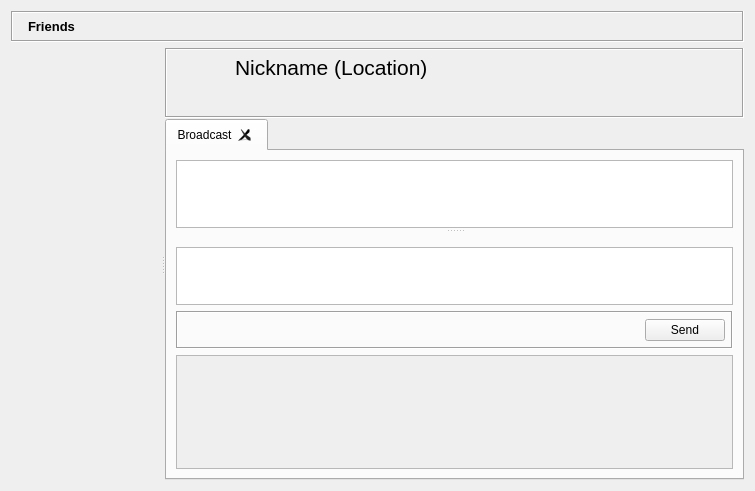
<?xml version="1.0" encoding="UTF-8"?>
<ui version="4.0">
 <class>FriendsDialog</class>
 <widget class="QWidget" name="FriendsDialog">
  <property name="geometry">
   <rect>
    <x>0</x>
    <y>0</y>
    <width>755</width>
    <height>491</height>
   </rect>
  </property>
  <layout class="QVBoxLayout" name="verticalLayout_2">
   <item>
    <widget class="QFrame" name="titleBarFrame">
     <property name="sizePolicy">
      <sizepolicy hsizetype="Preferred" vsizetype="Maximum">
       <horstretch>0</horstretch>
       <verstretch>0</verstretch>
      </sizepolicy>
     </property>
     <property name="frameShape">
      <enum>QFrame::Box</enum>
     </property>
     <property name="frameShadow">
      <enum>QFrame::Sunken</enum>
     </property>
     <layout class="QHBoxLayout" name="horizontalLayout_2">
      <property name="margin">
       <number>2</number>
      </property>
      <item>
       <widget class="QLabel" name="titleBarPixmap">
        <property name="text">
         <string/>
        </property>
        <property name="pixmap">
         <pixmap resource="images.qrc">:/images/user/friends24.png</pixmap>
        </property>
       </widget>
      </item>
      <item>
       <widget class="QLabel" name="titleBarLabel">
        <property name="font">
         <font>
          <pointsize>10</pointsize>
          <weight>75</weight>
          <bold>true</bold>
         </font>
        </property>
        <property name="text">
         <string>Friends</string>
        </property>
       </widget>
      </item>
      <item>
       <spacer>
        <property name="orientation">
         <enum>Qt::Horizontal</enum>
        </property>
        <property name="sizeHint" stdset="0">
         <size>
          <width>123</width>
          <height>13</height>
         </size>
        </property>
       </spacer>
      </item>
      <item>
       <widget class="QToolButton" name="helpButton">
        <property name="focusPolicy">
         <enum>Qt::NoFocus</enum>
        </property>
        <property name="icon">
         <iconset resource="images.qrc">
          <normaloff>:/images/64px_help.png</normaloff>:/images/64px_help.png</iconset>
        </property>
        <property name="checkable">
         <bool>true</bool>
        </property>
        <property name="autoRaise">
         <bool>true</bool>
        </property>
       </widget>
      </item>
     </layout>
    </widget>
   </item>
   <item>
    <widget class="QSplitter" name="splitter">
     <property name="orientation">
      <enum>Qt::Horizontal</enum>
     </property>
     <widget class="QWidget" name="layoutWidget">
      <layout class="QVBoxLayout" name="verticalLayout">
       <property name="spacing">
        <number>2</number>
       </property>
       <item>
        <widget class="FriendList" name="friendList" native="true">
         <property name="sizePolicy">
          <sizepolicy hsizetype="MinimumExpanding" vsizetype="Expanding">
           <horstretch>0</horstretch>
           <verstretch>0</verstretch>
          </sizepolicy>
         </property>
         <property name="minimumSize">
          <size>
           <width>150</width>
           <height>0</height>
          </size>
         </property>
         <property name="maximumSize">
          <size>
           <width>16777215</width>
           <height>16777215</height>
          </size>
         </property>
        </widget>
       </item>
      </layout>
     </widget>
     <widget class="QWidget" name="layoutWidget_1">
      <layout class="QGridLayout" name="tabLayout">
       <property name="verticalSpacing">
        <number>1</number>
       </property>
       <item row="0" column="0">
        <widget class="QFrame" name="headFrame">
         <property name="minimumSize">
          <size>
           <width>0</width>
           <height>70</height>
          </size>
         </property>
         <property name="maximumSize">
          <size>
           <width>16777215</width>
           <height>70</height>
          </size>
         </property>
         <property name="frameShape">
          <enum>QFrame::Box</enum>
         </property>
         <property name="frameShadow">
          <enum>QFrame::Sunken</enum>
         </property>
         <layout class="QGridLayout" name="gridLayout">
          <property name="leftMargin">
           <number>1</number>
          </property>
          <property name="topMargin">
           <number>1</number>
          </property>
          <item row="0" column="1" colspan="2">
           <widget class="QLabel" name="nicknameLabel">
            <property name="minimumSize">
             <size>
              <width>0</width>
              <height>32</height>
             </size>
            </property>
            <property name="maximumSize">
             <size>
              <width>16777215</width>
              <height>42</height>
             </size>
            </property>
            <property name="font">
             <font>
              <pointsize>16</pointsize>
             </font>
            </property>
            <property name="text">
             <string notr="true">Nickname (Location)</string>
            </property>
           </widget>
          </item>
          <item row="0" column="3">
           <spacer name="horizontalSpacer">
            <property name="orientation">
             <enum>Qt::Horizontal</enum>
            </property>
            <property name="sizeHint" stdset="0">
             <size>
              <width>221</width>
              <height>76</height>
             </size>
            </property>
           </spacer>
          </item>
          <item row="1" column="2" colspan="2">
           <spacer name="horizontalSpacer_2">
            <property name="orientation">
             <enum>Qt::Horizontal</enum>
            </property>
            <property name="sizeHint" stdset="0">
             <size>
              <width>277</width>
              <height>20</height>
             </size>
            </property>
           </spacer>
          </item>
          <item row="1" column="1">
           <widget class="QToolButton" name="mypersonalstatusLabel">
            <property name="sizePolicy">
             <sizepolicy hsizetype="Minimum" vsizetype="Preferred">
              <horstretch>0</horstretch>
              <verstretch>0</verstretch>
             </sizepolicy>
            </property>
            <property name="toolTip">
             <string>Edit status message</string>
            </property>
            <property name="text">
             <string/>
            </property>
            <property name="icon">
             <iconset resource="images.qrc">
              <normaloff>:/images/edit_16.png</normaloff>:/images/edit_16.png</iconset>
            </property>
            <property name="toolButtonStyle">
             <enum>Qt::ToolButtonTextBesideIcon</enum>
            </property>
            <property name="autoRaise">
             <bool>true</bool>
            </property>
            <property name="arrowType">
             <enum>Qt::NoArrow</enum>
            </property>
           </widget>
          </item>
          <item row="0" column="0" rowspan="2">
           <widget class="AvatarWidget" name="avatar">
            <property name="minimumSize">
             <size>
              <width>61</width>
              <height>61</height>
             </size>
            </property>
            <property name="maximumSize">
             <size>
              <width>61</width>
              <height>61</height>
             </size>
            </property>
           </widget>
          </item>
         </layout>
        </widget>
       </item>
       <item row="1" column="0">
        <widget class="ChatTabWidget" name="tabWidget">
         <property name="currentIndex">
          <number>0</number>
         </property>
         <property name="tabsClosable">
          <bool>true</bool>
         </property>
         <widget class="QWidget" name="groupChatTab">
          <attribute name="title">
           <string>Broadcast</string>
          </attribute>
          <layout class="QGridLayout" name="gridLayout_3">
           <item row="1" column="0">
            <widget class="QFrame" name="toolBarFrame">
             <property name="maximumSize">
              <size>
               <width>16777215</width>
               <height>38</height>
              </size>
             </property>
             <property name="frameShape">
              <enum>QFrame::Box</enum>
             </property>
             <property name="frameShadow">
              <enum>QFrame::Sunken</enum>
             </property>
             <layout class="QHBoxLayout" name="horizontalLayout">
              <property name="margin">
               <number>6</number>
              </property>
              <item>
               <widget class="QToolButton" name="emoticonBtn">
                <property name="sizePolicy">
                 <sizepolicy hsizetype="Expanding" vsizetype="Expanding">
                  <horstretch>0</horstretch>
                  <verstretch>0</verstretch>
                 </sizepolicy>
                </property>
                <property name="minimumSize">
                 <size>
                  <width>24</width>
                  <height>24</height>
                 </size>
                </property>
                <property name="maximumSize">
                 <size>
                  <width>24</width>
                  <height>24</height>
                 </size>
                </property>
                <property name="focusPolicy">
                 <enum>Qt::NoFocus</enum>
                </property>
                <property name="icon">
                 <iconset resource="images.qrc">
                  <normaloff>:/images/emoticons/kopete/kopete020.png</normaloff>:/images/emoticons/kopete/kopete020.png</iconset>
                </property>
                <property name="iconSize">
                 <size>
                  <width>24</width>
                  <height>24</height>
                 </size>
                </property>
                <property name="autoRaise">
                 <bool>true</bool>
                </property>
               </widget>
              </item>
              <item>
               <widget class="QToolButton" name="textboldChatButton">
                <property name="sizePolicy">
                 <sizepolicy hsizetype="Expanding" vsizetype="Expanding">
                  <horstretch>0</horstretch>
                  <verstretch>0</verstretch>
                 </sizepolicy>
                </property>
                <property name="minimumSize">
                 <size>
                  <width>24</width>
                  <height>24</height>
                 </size>
                </property>
                <property name="maximumSize">
                 <size>
                  <width>24</width>
                  <height>24</height>
                 </size>
                </property>
                <property name="focusPolicy">
                 <enum>Qt::NoFocus</enum>
                </property>
                <property name="toolTip">
                 <string>Bold</string>
                </property>
                <property name="icon">
                 <iconset resource="images.qrc">
                  <normaloff>:/images/edit-bold.png</normaloff>:/images/edit-bold.png</iconset>
                </property>
                <property name="checkable">
                 <bool>true</bool>
                </property>
                <property name="autoRaise">
                 <bool>true</bool>
                </property>
               </widget>
              </item>
              <item>
               <widget class="QToolButton" name="textunderlineChatButton">
                <property name="sizePolicy">
                 <sizepolicy hsizetype="Expanding" vsizetype="Expanding">
                  <horstretch>0</horstretch>
                  <verstretch>0</verstretch>
                 </sizepolicy>
                </property>
                <property name="minimumSize">
                 <size>
                  <width>24</width>
                  <height>24</height>
                 </size>
                </property>
                <property name="maximumSize">
                 <size>
                  <width>24</width>
                  <height>24</height>
                 </size>
                </property>
                <property name="focusPolicy">
                 <enum>Qt::NoFocus</enum>
                </property>
                <property name="toolTip">
                 <string>Underline</string>
                </property>
                <property name="text">
                 <string/>
                </property>
                <property name="icon">
                 <iconset resource="images.qrc">
                  <normaloff>:/images/edit-underline.png</normaloff>:/images/edit-underline.png</iconset>
                </property>
                <property name="checkable">
                 <bool>true</bool>
                </property>
                <property name="autoRaise">
                 <bool>true</bool>
                </property>
               </widget>
              </item>
              <item>
               <widget class="QToolButton" name="textitalicChatButton">
                <property name="sizePolicy">
                 <sizepolicy hsizetype="Expanding" vsizetype="Expanding">
                  <horstretch>0</horstretch>
                  <verstretch>0</verstretch>
                 </sizepolicy>
                </property>
                <property name="minimumSize">
                 <size>
                  <width>24</width>
                  <height>24</height>
                 </size>
                </property>
                <property name="maximumSize">
                 <size>
                  <width>24</width>
                  <height>24</height>
                 </size>
                </property>
                <property name="focusPolicy">
                 <enum>Qt::NoFocus</enum>
                </property>
                <property name="toolTip">
                 <string>Italic</string>
                </property>
                <property name="icon">
                 <iconset resource="images.qrc">
                  <normaloff>:/images/edit-italic.png</normaloff>:/images/edit-italic.png</iconset>
                </property>
                <property name="checkable">
                 <bool>true</bool>
                </property>
                <property name="autoRaise">
                 <bool>true</bool>
                </property>
               </widget>
              </item>
              <item>
               <widget class="QToolButton" name="fontsButton">
                <property name="sizePolicy">
                 <sizepolicy hsizetype="Expanding" vsizetype="Expanding">
                  <horstretch>0</horstretch>
                  <verstretch>0</verstretch>
                 </sizepolicy>
                </property>
                <property name="minimumSize">
                 <size>
                  <width>24</width>
                  <height>24</height>
                 </size>
                </property>
                <property name="maximumSize">
                 <size>
                  <width>24</width>
                  <height>24</height>
                 </size>
                </property>
                <property name="focusPolicy">
                 <enum>Qt::NoFocus</enum>
                </property>
                <property name="toolTip">
                 <string>Font</string>
                </property>
                <property name="icon">
                 <iconset resource="images.qrc">
                  <normaloff>:/images/fonts.png</normaloff>:/images/fonts.png</iconset>
                </property>
                <property name="autoRaise">
                 <bool>true</bool>
                </property>
               </widget>
              </item>
              <item>
               <widget class="QToolButton" name="colorChatButton">
                <property name="sizePolicy">
                 <sizepolicy hsizetype="Expanding" vsizetype="Expanding">
                  <horstretch>0</horstretch>
                  <verstretch>0</verstretch>
                 </sizepolicy>
                </property>
                <property name="minimumSize">
                 <size>
                  <width>24</width>
                  <height>24</height>
                 </size>
                </property>
                <property name="maximumSize">
                 <size>
                  <width>24</width>
                  <height>24</height>
                 </size>
                </property>
                <property name="focusPolicy">
                 <enum>Qt::NoFocus</enum>
                </property>
                <property name="toolTip">
                 <string>Text Color</string>
                </property>
                <property name="autoRaise">
                 <bool>true</bool>
                </property>
               </widget>
              </item>
              <item>
               <widget class="QToolButton" name="attachPictureButton">
                <property name="minimumSize">
                 <size>
                  <width>28</width>
                  <height>28</height>
                 </size>
                </property>
                <property name="maximumSize">
                 <size>
                  <width>28</width>
                  <height>28</height>
                 </size>
                </property>
                <property name="focusPolicy">
                 <enum>Qt::NoFocus</enum>
                </property>
                <property name="toolTip">
                 <string>Attach a Picture</string>
                </property>
                <property name="icon">
                 <iconset resource="images.qrc">
                  <normaloff>:/images/add_image24.png</normaloff>:/images/add_image24.png</iconset>
                </property>
                <property name="iconSize">
                 <size>
                  <width>24</width>
                  <height>24</height>
                 </size>
                </property>
                <property name="autoRaise">
                 <bool>true</bool>
                </property>
               </widget>
              </item>
              <item>
               <widget class="QToolButton" name="addfileButton">
                <property name="sizePolicy">
                 <sizepolicy hsizetype="Expanding" vsizetype="Expanding">
                  <horstretch>0</horstretch>
                  <verstretch>0</verstretch>
                 </sizepolicy>
                </property>
                <property name="minimumSize">
                 <size>
                  <width>26</width>
                  <height>26</height>
                 </size>
                </property>
                <property name="maximumSize">
                 <size>
                  <width>26</width>
                  <height>26</height>
                 </size>
                </property>
                <property name="focusPolicy">
                 <enum>Qt::NoFocus</enum>
                </property>
                <property name="toolTip">
                 <string>Attach File</string>
                </property>
                <property name="icon">
                 <iconset resource="images.qrc">
                  <normaloff>:/images/add-share24.png</normaloff>:/images/add-share24.png</iconset>
                </property>
                <property name="iconSize">
                 <size>
                  <width>24</width>
                  <height>24</height>
                 </size>
                </property>
                <property name="autoRaise">
                 <bool>true</bool>
                </property>
               </widget>
              </item>
              <item>
               <widget class="QToolButton" name="menuButton">
                <property name="sizePolicy">
                 <sizepolicy hsizetype="Expanding" vsizetype="Expanding">
                  <horstretch>0</horstretch>
                  <verstretch>0</verstretch>
                 </sizepolicy>
                </property>
                <property name="minimumSize">
                 <size>
                  <width>24</width>
                  <height>24</height>
                 </size>
                </property>
                <property name="maximumSize">
                 <size>
                  <width>24</width>
                  <height>24</height>
                 </size>
                </property>
                <property name="focusPolicy">
                 <enum>Qt::NoFocus</enum>
                </property>
                <property name="icon">
                 <iconset resource="images.qrc">
                  <normaloff>:/images/configure.png</normaloff>:/images/configure.png</iconset>
                </property>
                <property name="iconSize">
                 <size>
                  <width>22</width>
                  <height>22</height>
                 </size>
                </property>
                <property name="popupMode">
                 <enum>QToolButton::InstantPopup</enum>
                </property>
                <property name="autoRaise">
                 <bool>true</bool>
                </property>
               </widget>
              </item>
              <item>
               <spacer>
                <property name="orientation">
                 <enum>Qt::Horizontal</enum>
                </property>
                <property name="sizeType">
                 <enum>QSizePolicy::Expanding</enum>
                </property>
                <property name="sizeHint" stdset="0">
                 <size>
                  <width>321</width>
                  <height>20</height>
                 </size>
                </property>
               </spacer>
              </item>
              <item>
               <widget class="QPushButton" name="Sendbtn">
                <property name="text">
                 <string>Send</string>
                </property>
               </widget>
              </item>
             </layout>
            </widget>
           </item>
           <item row="0" column="0">
            <widget class="QSplitter" name="splitter_2">
             <property name="orientation">
              <enum>Qt::Vertical</enum>
             </property>
             <property name="handleWidth">
              <number>5</number>
             </property>
             <property name="childrenCollapsible">
              <bool>false</bool>
             </property>
             <widget class="RSTextBrowser" name="msgText">
              <property name="sizePolicy">
               <sizepolicy hsizetype="Expanding" vsizetype="Expanding">
                <horstretch>0</horstretch>
                <verstretch>0</verstretch>
               </sizepolicy>
              </property>
              <property name="minimumSize">
               <size>
                <width>0</width>
                <height>60</height>
               </size>
              </property>
              <property name="contextMenuPolicy">
               <enum>Qt::CustomContextMenu</enum>
              </property>
              <property name="readOnly">
               <bool>true</bool>
              </property>
             </widget>
             <widget class="QWidget" name="layoutWidget_2">
              <layout class="QVBoxLayout" name="verticalLayoutEdit">
               <property name="spacing">
                <number>0</number>
               </property>
               <item>
                <widget class="QLabel" name="statusStringLabel">
                 <property name="text">
                  <string/>
                 </property>
                </widget>
               </item>
               <item>
                <widget class="QTextEdit" name="lineEdit">
                 <property name="minimumSize">
                  <size>
                   <width>0</width>
                   <height>30</height>
                  </size>
                 </property>
                 <property name="contextMenuPolicy">
                  <enum>Qt::CustomContextMenu</enum>
                 </property>
                 <property name="toolTip">
                  <string>Messages entered here are sent to all connected friends</string>
                 </property>
                </widget>
               </item>
              </layout>
             </widget>
            </widget>
           </item>
           <item row="2" column="0">
            <widget class="HashBox" name="hashBox">
             <property name="sizePolicy">
              <sizepolicy hsizetype="Expanding" vsizetype="MinimumExpanding">
               <horstretch>0</horstretch>
               <verstretch>0</verstretch>
              </sizepolicy>
             </property>
             <property name="widgetResizable">
              <bool>true</bool>
             </property>
            </widget>
           </item>
          </layout>
         </widget>
        </widget>
       </item>
      </layout>
     </widget>
    </widget>
   </item>
  </layout>
  <action name="actionClear_Chat_History">
   <property name="icon">
    <iconset resource="images.qrc">
     <normaloff>:/images/edit-clear-history.png</normaloff>:/images/edit-clear-history.png</iconset>
   </property>
   <property name="text">
    <string>Clear Chat History</string>
   </property>
  </action>
  <action name="actionAdd_Friend">
   <property name="icon">
    <iconset resource="images.qrc">
     <normaloff>:/images/user/add_user16.png</normaloff>:/images/user/add_user16.png</iconset>
   </property>
   <property name="text">
    <string>Add Friend</string>
   </property>
  </action>
  <action name="actionSet_your_Avatar">
   <property name="icon">
    <iconset resource="images.qrc">
     <normaloff>:/images/add_image24.png</normaloff>:/images/add_image24.png</iconset>
   </property>
   <property name="text">
    <string>Add your Avatar Picture</string>
   </property>
   <property name="shortcut">
    <string>A</string>
   </property>
  </action>
  <action name="actionSet_your_Personal_Message">
   <property name="icon">
    <iconset resource="images.qrc">
     <normaloff>:/images/message-news.png</normaloff>:/images/message-news.png</iconset>
   </property>
   <property name="text">
    <string>Set your status message</string>
   </property>
   <property name="toolTip">
    <string>Edit your status message</string>
   </property>
  </action>
  <action name="actionMessageHistory">
   <property name="text">
    <string>Browse Message History</string>
   </property>
   <property name="toolTip">
    <string>Browse History</string>
   </property>
  </action>
  <action name="actionSave_History">
   <property name="text">
    <string>Save Chat History</string>
   </property>
   <property name="toolTip">
    <string>Save Chat History</string>
   </property>
  </action>
  <action name="actionAdd_Group">
   <property name="icon">
    <iconset resource="images.qrc">
     <normaloff>:/images/user/add_group22.png</normaloff>:/images/user/add_group22.png</iconset>
   </property>
   <property name="text">
    <string>Add a new Group</string>
   </property>
   <property name="toolTip">
    <string>Add a new Group</string>
   </property>
  </action>
  <action name="actionDelete_Chat_History">
   <property name="icon">
    <iconset resource="images.qrc">
     <normaloff>:/images/edit-clear-history.png</normaloff>:/images/edit-clear-history.png</iconset>
   </property>
   <property name="text">
    <string>Delete Chat History</string>
   </property>
   <property name="toolTip">
    <string>Deletes all stored and displayed chat history</string>
   </property>
  </action>
  <action name="actionCreate_new_Chat_lobby">
   <property name="icon">
    <iconset resource="images.qrc">
     <normaloff>:/images/user/agt_forum24.png</normaloff>:/images/user/agt_forum24.png</iconset>
   </property>
   <property name="text">
    <string>Create new Chat lobby</string>
   </property>
   <property name="toolTip">
    <string>Create new Chat lobby</string>
   </property>
  </action>
  <action name="actionChooseFont">
   <property name="text">
    <string>Choose Font</string>
   </property>
  </action>
  <action name="actionResetFont">
   <property name="text">
    <string>Reset font to default</string>
   </property>
  </action>
  <action name="actionQuote">
   <property name="text">
    <string>Quote</string>
   </property>
   <property name="toolTip">
    <string>Quotes the selected text</string>
   </property>
  </action>
 </widget>
 <customwidgets>
  <customwidget>
   <class>RSTextBrowser</class>
   <extends>QTextBrowser</extends>
   <header>gui/common/RSTextBrowser.h</header>
  </customwidget>
  <customwidget>
   <class>AvatarWidget</class>
   <extends>QLabel</extends>
   <header>gui/common/AvatarWidget.h</header>
   <container>1</container>
  </customwidget>
  <customwidget>
   <class>FriendList</class>
   <extends>QWidget</extends>
   <header>gui/common/FriendList.h</header>
   <container>1</container>
  </customwidget>
  <customwidget>
   <class>HashBox</class>
   <extends>QScrollArea</extends>
   <header location="global">gui/common/HashBox.h</header>
   <container>1</container>
  </customwidget>
  <customwidget>
   <class>ChatTabWidget</class>
   <extends>QTabWidget</extends>
   <header location="global">gui/chat/ChatTabWidget.h</header>
   <container>1</container>
  </customwidget>
 </customwidgets>
 <resources>
  <include location="images.qrc"/>
 </resources>
 <connections/>
</ui>
